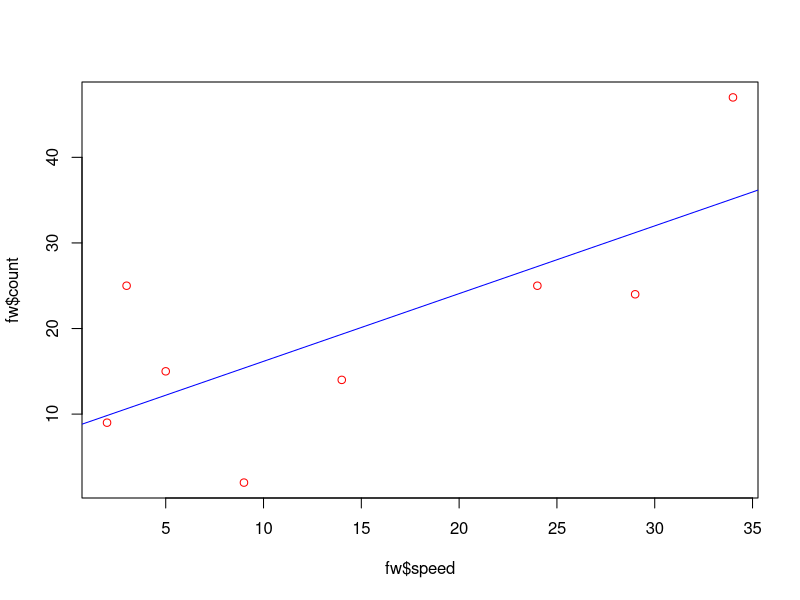
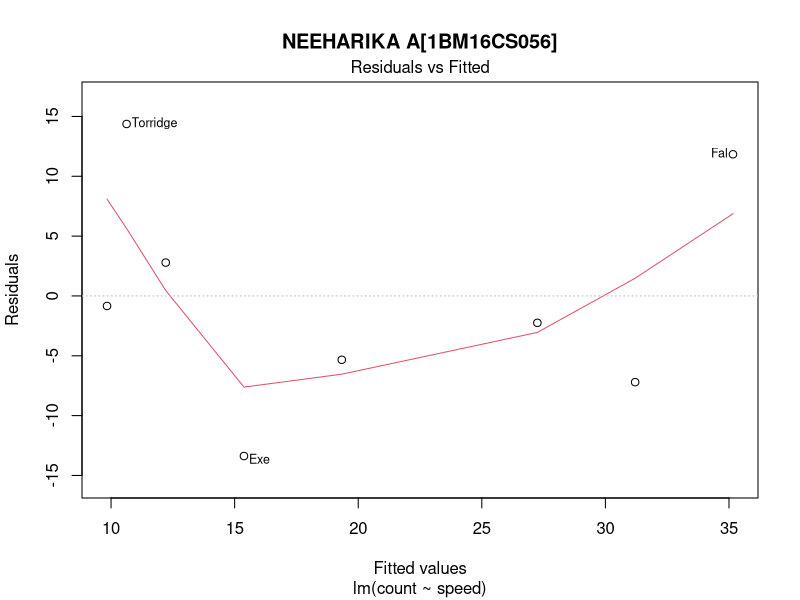

Generate these figures, in order, with R:
count<-c(9,25,15,2,14,25,24,47)
speed<-c(2,3,5,9,14,24,29,34)
fw<-data.frame(count,speed)
fw
names<-c("Taw","Torridge","Ouse","Exe","Lyn","Brook","Ditch","Fal")
rownames(fw)=names
fw
fw.lm=lm(count ~ speed,data=fw)
summary(fw.lm)
names(fw.lm)                                    #components of linear regression
fw.lm$coefficients 

#Gives slope and Intercept
newypred<-fitted(fw.lm)                   #predict y values  for each x value
newypred
#Obtaining confidence Intervals
confint(fw.lm)  #obtain the confidence intervals
confint(fw.lm,parm=c('(Intercept)','speed'),level =0.9)
#Fitted Values
fitted(fw.lm)
residuals(fw.lm)
#plotting the x , y values 
plot(fw$speed,fw$count,col="red")
coef(fw.lm)
#plotting the fitted line 
abline(coef(fw.lm),lty=1,col="blue")
#plotting residuals
plot(fw.lm,which=1,main="NEEHARIKA A[1BM16CS056]")  

